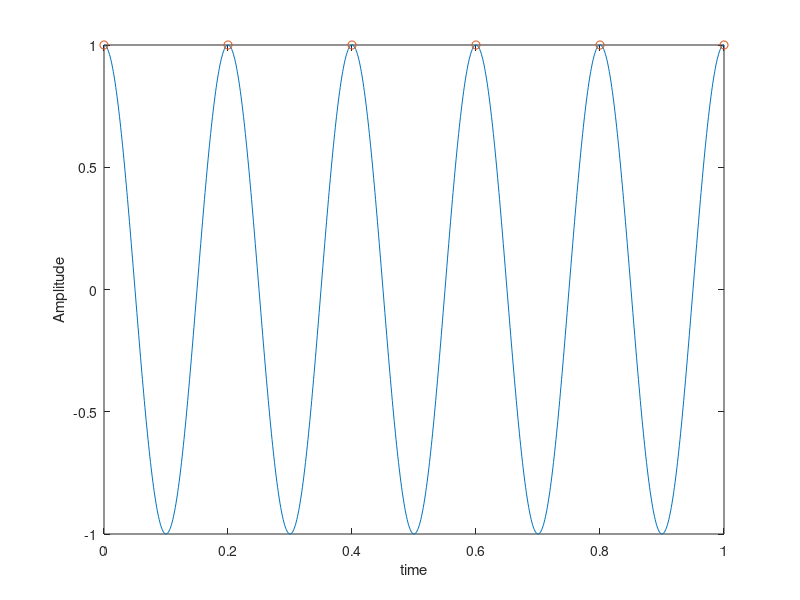

Write MATLAB code to recreate this figure.
t=0:0.001:1;
f0=input('Frenquency of sinusoid in Hz = ');
FT=input('Sampling frequency in Hz = ');
g1=cos(2*pi*f0*t);
plot(t,g1,'-');
xlabel('time');ylabel('Amplitude');hold
n=0:1:FT;
gs=cos(2*pi*f0*n/FT);
plot(n/FT,gs,'o');hold off